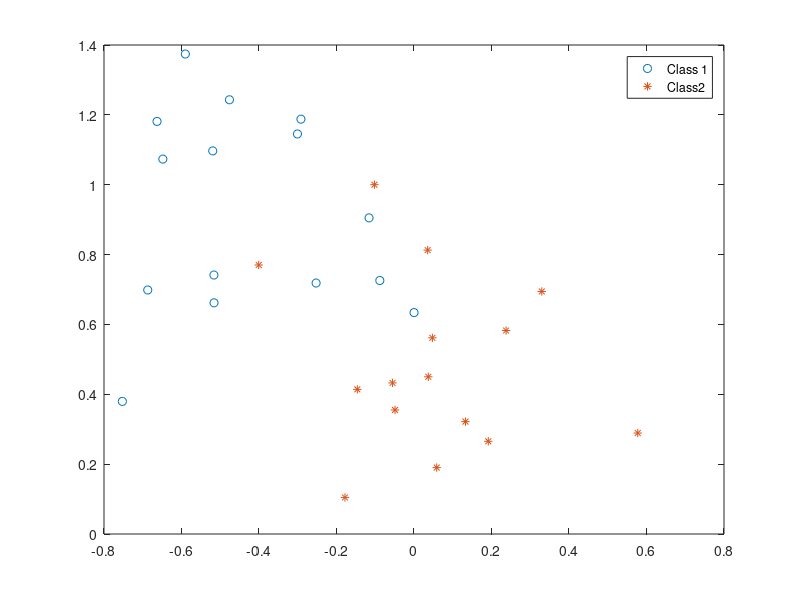
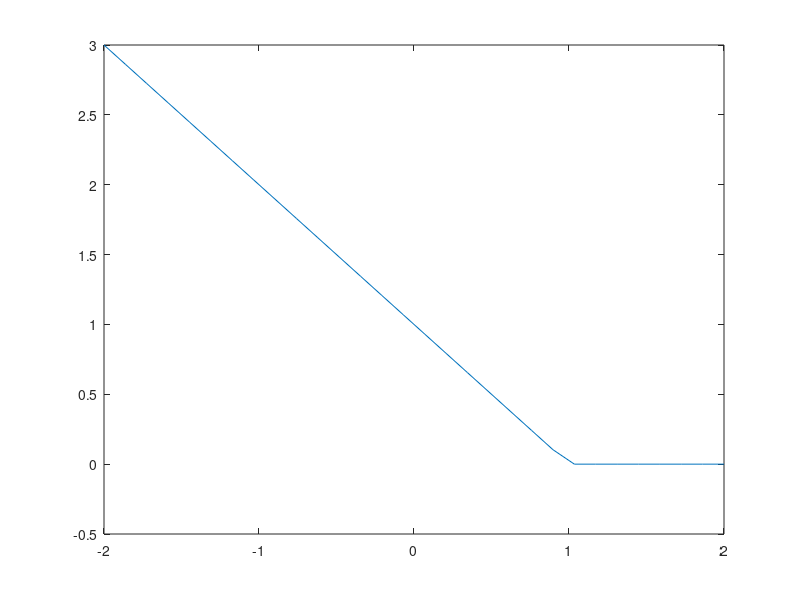

These charts were generated, in order, by the following MATLAB code: (Note: this script raises an error after producing the figures.)
%%   Support Vector Machine (SVM) example
%
%     We have binary data, and the two classes are labeled +1 and -1.
%     The data is d-dimensional, and we have n samples
% 
% 
%     This example show show to solve the standard SVM using the hinge-loss
%     and l2 penalty. Then it shows how it is easy with TFOCS to generalize
%     the SVM problem and use the l1 penalty instead of the l2 penalty,
%     which has the effect of encouraging sparsity.
% 
%     For a more detailed example, see the /examples/largescale/demo_SVM.m
%     code in the TFOCS release.

% Before running this, please add the TFOCS base directory to your path
addpath ~/Dropbox/TFOCS/

%% Generate a new problem

randn('state',23432);
rand('state',3454);

n = 30;
d = 2; % 2D data is nice because it's easy to visualize

n1 = round(.5*n);   % number of -1 (this is data from one "class")
n2 = n - n1;        % number of +1 (this is data from the other "class")

% Generate data
mean1   = [-.5,1];
% mean2   = [.6,.2]; % can be separated
mean2   = [.1,.5]; % cannot be separated, so a bit more interesting
s       = .25;  % standard deviation
x1  = repmat(mean1,n1,1) + s*randn(n1,2);
x2  = repmat(mean2,n2,1) + s*randn(n2,2);

X = [x1; x2];
labels = [ ones(n1,1); -ones(n2,1) ];

% Plot the data:
figure(1); clf;
hh = {};
hh{1}=plot(x1(:,1), x1(:,2), 'o' );
hold all
hh{2}=plot(x2(:,1), x2(:,2), '*' );
legend('Class 1','Class 2');
xl = get(gca,'xlim');
yl = get(gca,'ylim');
legend([hh{1:2}],'Class 1','Class2');
%% Introduce the SVM problem formulations
% The hinge-loss can be defined in Matlab as:
hinge = @(x) sum(max(0,1-x));
%%
% To see what it looks like:
grid = linspace(-2,2,30);
figure(2); 
plot( grid, max(0,1-grid) )
ylim( [-.5,3] ); set(gcf,'Position',[100,100,350,250] );
%%
% Then the standard SVM in primal form is the following:
%
% minimize_{m,b} hinge( labels.*( X*m - b ) ) + lambda_A*norm(m,2)
%
% where X is the data matrix (dimensions n x d ), m is the slope (dimension d x 1 ),
% and b is an offset (dimension 1 for our example).
% 
% To put this in a more amenable format, introduce the variable "a"
% and let a = [m;b], so "a" has dimensions (d+1) x 1.
% Then we can express "X*m-b" as "[X,-ones(n,1)]*a".
% For this reason, we introduce the following linear operator:
linearF     = diag(labels)*[ X, -ones(n,1) ];

%%
% So now, the problem is:
%
% minimize_{a} hinge( linearF*a ) + lambda_A*norm( [ones(d,1); 0] * a )
%
% (in the "norm" term, we want a 0 term in front of a(d+1) since we 
% do not wish to penalize the norm of the constant offset).
%
% A reasonable value of lambda_A is:
lambda_A    = 10;

%% Introduce the sparse SVM formulation
% The sparse SVM is designed to induce sparsity in the slope variable
% m by replacing the lambda_A*norm(m,2) term with a lambda_B*norm(m,1)
% term, since the l1 term drives small coefficients to zero.
% Here's a reasomable value for lambda_B:
lambda_B    = 4;

%% Solve SVM
mu          = 1e-2;     % smoothing parameter
%%
% Dualize the hinge loss and the l2 terms:
prox        = { prox_hingeDual(1,1,-1), proj_l2(lambda_A) };
%%
% Make the affine operator:
offset1     = [];
linearF2    = diag( [ones(d,1);0] );
offset2     = [];
affineF     = { linearF, offset1; linearF2, offset2 };
ak          = tfocs_SCD([],affineF, prox, mu);

%% 
% Plot
m       = ak(1:2); % slope
b       = ak(3);   % intercept
grid    = linspace(-.5,1,100);
figure(1);
hh{3}   = plot( grid, (b-m(1)*grid)/m(2) );
xlim(xl); ylim(yl);
legend([hh{1:3}],'Class 1','Class2','SVM');

%% Solve Sparse SVM
PROBLEM     = 2;
mu          = 1e-2;     % smoothing parameter
opts        = [];
opts.tol    = 1e-3;
%%
% Dualize the hinge loss to get 'prox_hingeDual'
% For the hingeDual, scale by -1 since we want polar cone, not dual cone
% Dualize the l1 term to get the linf term
prox        = { prox_hingeDual(1,1,-1), proj_linf(lambda_B) };
linearF2    = diag( [ones(d,1);0] );
ak          = tfocs_SCD([],{linearF,[];linearF2,[]}, prox, mu,[],[],opts);

%% 
% Plot
m       = ak(1:2); % slope
b       = ak(3);   % intercept
grid    = linspace(-.5,1,100);
hh{4}   = plot( grid, (b-m(1)*grid)/m(2) );
xlim(xl); ylim(yl);
legend([hh{:}],'Class 1','Class2','SVM','sparse SVM');

%%
% You can see that the sparse SVM hyperplane is vertical! This is because
% only the x-component is zero, and only the y-component is non-zero.
% So it is "sparse" (though in this 2D example, "sparsity" doesn't mean
% much).  For larger dimensional data, the idea is that identifying
% a hyperplane that only has a few non-zeros will allow you to identify
% which dimensions are actually important.

%%
% TFOCS v1.2 by Stephen Becker, Emmanuel Candes, and Michael Grant.
% Copyright 2012 California Institute of Technology and CVX Research.
% See the file TFOCS/license.{txt,pdf} for full license information.
